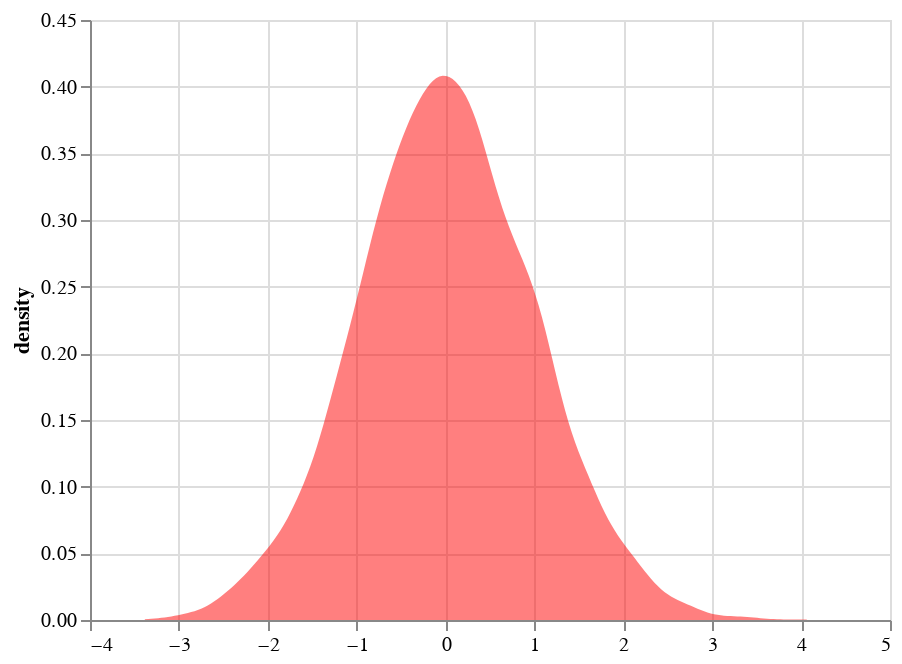

Notebook source saved alongside this figure:
### Code cell
prior_samples = norm.rvs(size = 10000)
df = pd.DataFrame(prior_samples, columns=['value'])
prior_pdf = alt.Chart(df).transform_fold(
        ['value']
        ).transform_density(
            density='value',
        ).mark_area(opacity=0.5, color='red').encode(
            alt.X('value:Q', title=None),
            alt.Y('density:Q')
)
prior_pdf

### Figure 1 — Vega-Lite specification as saved in the notebook (floating-point values rounded to 4 significant figures; data arrays with more than 128 entries replaced by an {"elided": "..."} marker saying what was removed)
{"config": {"view": {"continuousWidth": 400, "continuousHeight": 300}}, "data": {"name": "data-ff67af6b31fdc54cc0bb849ee2b572c6"}, "mark": {"type": "area", "color": "red", "opacity": 0.5}, "encoding": {"x": {"type": "quantitative", "field": "value", "title": null}, "y": {"type": "quantitative", "field": "density"}}, "transform": [{"fold": ["value"]}, {"density": "value"}], "$schema": "https://vega.github.io/schema/vega-lite/v4.8.1.json", "datasets": {"data-ff67af6b31fdc54cc0bb849ee2b572c6": {"elided": "10000 records"}}}
